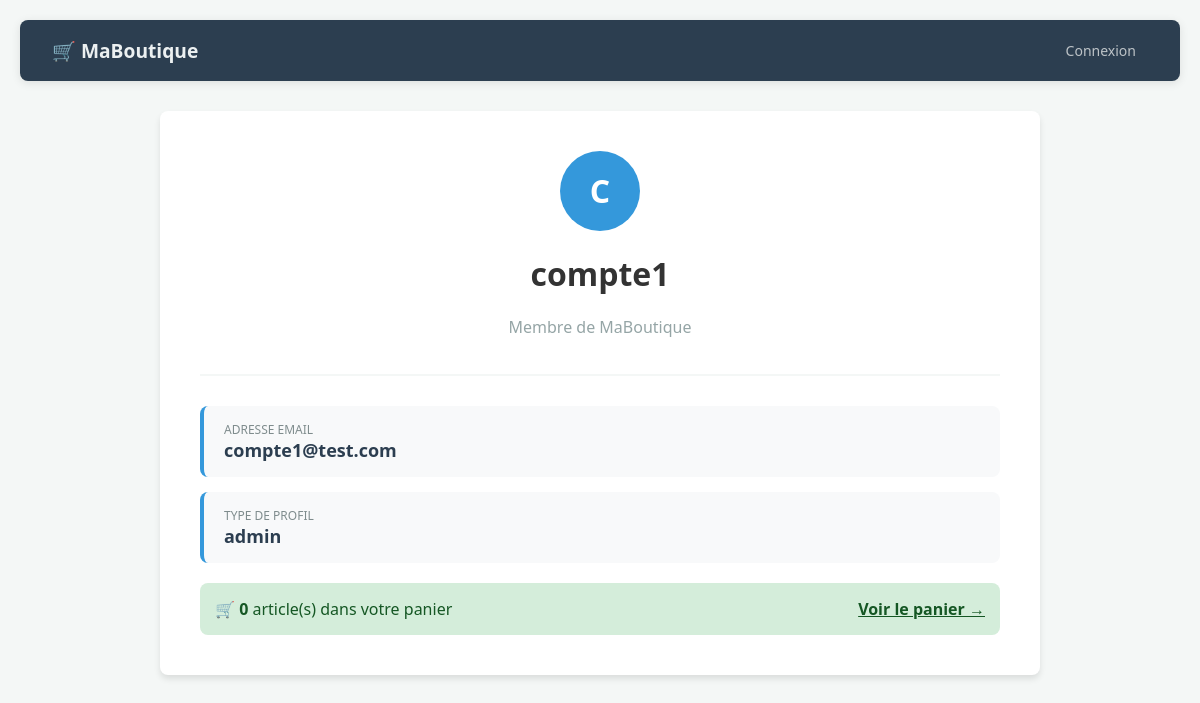
The page /profile.php?u=1 on the database as committed earlier.
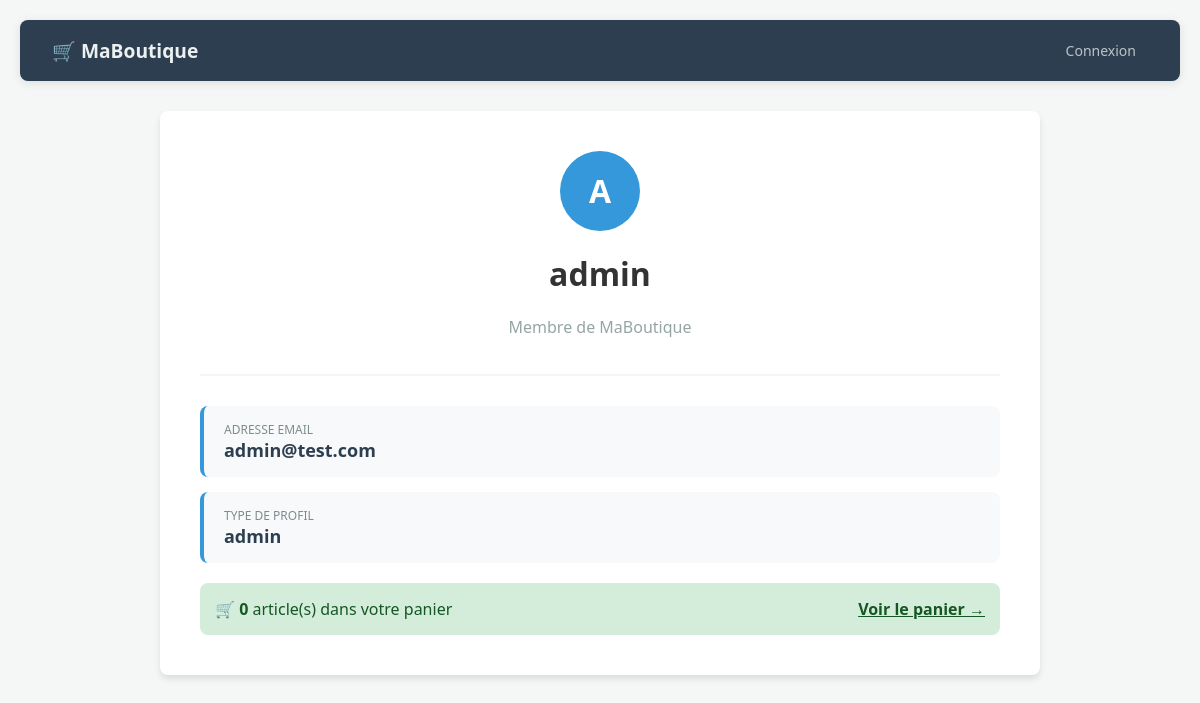
The same page on the database as committed later.
### tables this page shows
CREATE TABLE `account` (
  `id` int NOT NULL,
  `name` varchar(45) DEFAULT NULL,
  `email` varchar(45) DEFAULT NULL,
  `password` varchar(45) DEFAULT NULL,
  `profile` varchar(10) NOT NULL
);

### src/profile.php (the view, shortened to what this page needs)
<?php
require_once("menu.php");
$user_id = isset($_GET['u']) ? intval($_GET['u']) : 0;
$conn = new mysqli($servername, $username, $password, $dbname);
$sql_user = "SELECT * FROM account WHERE id = $user_id";
$res_user = $conn->query($sql_user);
$user = $res_user->fetch_assoc();
$sql_cart = "SELECT SUM(quantity) as total_qty FROM cart WHERE user_id = $user_id";
$res_cart = $conn->query($sql_cart);
$cart_data = $res_cart->fetch_assoc();
$nb_articles = $cart_data['total_qty'] ?? 0;
?>
<!DOCTYPE html>
<html lang="fr">
<head>
</head>
<body>
<div class="container">
    <?php if ($user): ?>
        <div class="profile-header">
            <div class="profile-avatar">
                <?php echo strtoupper(substr($user['name'], 0, 1)); ?>
            </div>
            <h1><?php echo htmlspecialchars($user['name']); ?></h1>
            <p style="color: #95a5a6;">Membre de MaBoutique</p>
        </div>
        <div class="info-card">
            <span class="label">Adresse Email</span>
            <span class="value"><?php echo htmlspecialchars($user['email']); ?></span>
        </div>
        <div class="info-card">
            <span class="label">Type de profil</span>
            <span class="value"><?php echo htmlspecialchars($user['profile']); ?></span>
        </div>
        <div class="stats-banner">
            <span>🛒 <strong><?php echo $nb_articles; ?></strong> article(s) dans votre panier</span>
            <a href="panier.php?u=<?php echo $user_id; ?>" style="color: #155724; font-weight: bold;">Voir le panier →</a>
        </div>
    <?php endif; ?>
</div>
</body>
</html>

Rows that differ between the two databases and show on the page:
changed account "admin": name "C" → "A"; name "compte1" → "admin"; email "compte1@test.com" → "admin@test.com"
